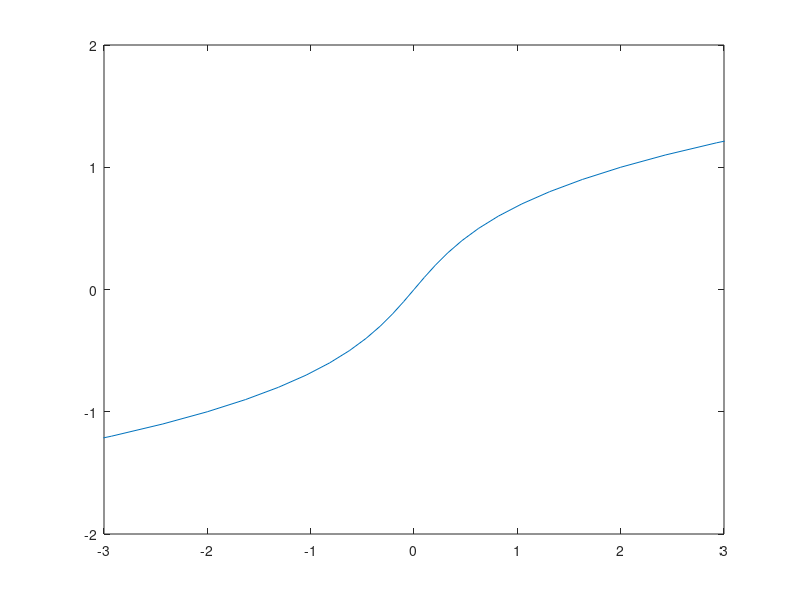

Recreate this plot in MATLAB. (Note: this script raises an error after producing the figure.)

% Range of x
x = -3:0.1:3

% Input value of r
r = -1.0
strr = num2str(r);
strl = ['r=' strr];

% Calculate h
h = x.^3 - r.*x;

% Stable branch (all stable): h starts very low and increases until hc. 

% Plot the stable branch
plot(h,x)
axis([-3 3 -2 2])
hold on

% Plot the x- and h- axes.
t = -5:0.1:5
line(0,t)
line(t,0)

% Label axes and add comments
xlabel('h','FontSize',20)
     ylabel('x_*','FontSize',20)
     text(-2,1,strl,'Fontsize',20)

